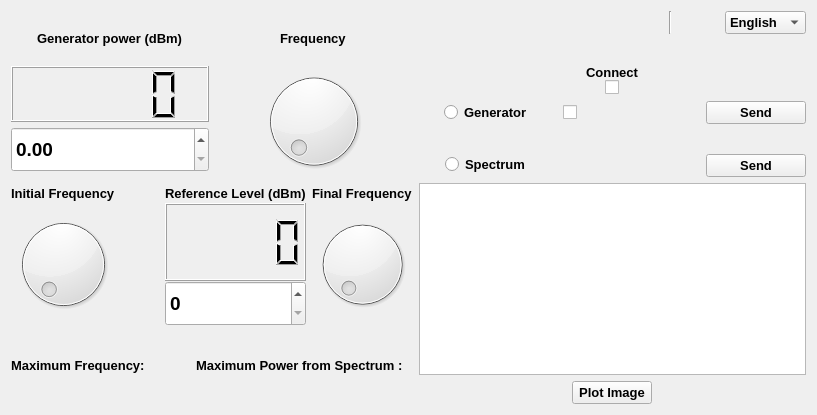
      <widget class="QWidget" name="tab">
       <attribute name="title">
        <string>Anritsu MS2830A</string>
       </attribute>
       <layout class="QGridLayout" name="gridLayout_3">
        <item row="3" column="1" rowspan="2" colspan="2">
         <layout class="QGridLayout" name="gridLayout_9">
          <property name="verticalSpacing">
           <number>0</number>
          </property>
          <item row="0" column="3" alignment="Qt::AlignHCenter">
           <widget class="QLabel" name="label_8">
            <property name="font">
             <font>
              <pointsize>10</pointsize>
              <weight>75</weight>
              <bold>true</bold>
             </font>
            </property>
            <property name="text">
             <string>Final Frequency</string>
            </property>
           </widget>
          </item>
          <item row="1" column="0" rowspan="2">
           <widget class="QDial" name="dial"/>
          </item>
          <item row="1" column="2">
           <widget class="QLCDNumber" name="lcdNumber_2">
            <property name="maximumSize">
             <size>
              <width>16777215</width>
              <height>100</height>
             </size>
            </property>
           </widget>
          </item>
          <item row="1" column="3" rowspan="2">
           <widget class="QDial" name="dial_3"/>
          </item>
          <item row="0" column="0" alignment="Qt::AlignHCenter">
           <widget class="QLabel" name="label_6">
            <property name="maximumSize">
             <size>
              <width>16777215</width>
              <height>20</height>
             </size>
            </property>
            <property name="font">
             <font>
              <pointsize>10</pointsize>
              <weight>75</weight>
              <bold>true</bold>
             </font>
            </property>
            <property name="text">
             <string>Initial Frequency</string>
            </property>
           </widget>
          </item>
          <item row="0" column="2" alignment="Qt::AlignHCenter">
           <widget class="QLabel" name="label_7">
            <property name="font">
             <font>
              <pointsize>10</pointsize>
              <weight>75</weight>
              <bold>true</bold>
             </font>
            </property>
            <property name="text">
             <string>Reference Level (dBm)</string>
            </property>
           </widget>
          </item>
          <item row="2" column="2">
           <widget class="QSpinBox" name="spinBox">
            <property name="minimumSize">
             <size>
              <width>0</width>
              <height>45</height>
             </size>
            </property>
            <property name="font">
             <font>
              <pointsize>14</pointsize>
              <weight>75</weight>
              <bold>true</bold>
             </font>
            </property>
           </widget>
          </item>
          <item row="4" column="0" colspan="4">
           <layout class="QHBoxLayout" name="horizontalLayout_5">
            <item>
             <widget class="QLabel" name="label_9">
              <property name="maximumSize">
               <size>
                <width>16777215</width>
                <height>20</height>
               </size>
              </property>
              <property name="font">
               <font>
                <pointsize>10</pointsize>
                <weight>75</weight>
                <bold>true</bold>
               </font>
              </property>
              <property name="text">
               <string>Maximum Frequency: </string>
              </property>
             </widget>
            </item>
            <item>
             <widget class="QLabel" name="label_37">
              <property name="text">
               <string/>
              </property>
             </widget>
            </item>
            <item>
             <spacer name="horizontalSpacer_4">
              <property name="orientation">
               <enum>Qt::Horizontal</enum>
              </property>
              <property name="sizeType">
               <enum>QSizePolicy::Fixed</enum>
              </property>
              <property name="sizeHint" stdset="0">
               <size>
                <width>40</width>
                <height>20</height>
               </size>
              </property>
             </spacer>
            </item>
            <item>
             <widget class="QLabel" name="label_10">
              <property name="maximumSize">
               <size>
                <width>16777215</width>
                <height>20</height>
               </size>
              </property>
              <property name="font">
               <font>
                <pointsize>10</pointsize>
                <weight>75</weight>
                <bold>true</bold>
               </font>
              </property>
              <property name="text">
               <string>Maximum Power from Spectrum : </string>
              </property>
             </widget>
            </item>
            <item>
             <widget class="QLabel" name="label_38">
              <property name="text">
               <string/>
              </property>
             </widget>
            </item>
           </layout>
          </item>
         </layout>
        </item>
        <item row="3" column="6" rowspan="2">
         <layout class="QGridLayout" name="gridLayout_10">
          <property name="sizeConstraint">
           <enum>QLayout::SetFixedSize</enum>
          </property>
          <property name="leftMargin">
           <number>0</number>
          </property>
          <property name="horizontalSpacing">
           <number>4</number>
          </property>
          <item row="5" column="0" alignment="Qt::AlignHCenter|Qt::AlignVCenter">
           <widget class="QPushButton" name="pushButton">
            <property name="maximumSize">
             <size>
              <width>500</width>
              <height>16777215</height>
             </size>
            </property>
            <property name="font">
             <font>
              <pointsize>10</pointsize>
              <weight>75</weight>
              <bold>true</bold>
             </font>
            </property>
            <property name="layoutDirection">
             <enum>Qt::LeftToRight</enum>
            </property>
            <property name="text">
             <string>Plot Image</string>
            </property>
           </widget>
          </item>
          <item row="2" column="0" rowspan="3">
           <widget class="QGraphicsView" name="graphicsView">
            <property name="sizePolicy">
             <sizepolicy hsizetype="MinimumExpanding" vsizetype="MinimumExpanding">
              <horstretch>0</horstretch>
              <verstretch>0</verstretch>
             </sizepolicy>
            </property>
            <property name="minimumSize">
             <size>
              <width>0</width>
              <height>0</height>
             </size>
            </property>
            <property name="maximumSize">
             <size>
              <width>400</width>
              <height>250</height>
             </size>
            </property>
           </widget>
          </item>
         </layout>
        </item>
        <item row="1" column="6">
         <layout class="QVBoxLayout" name="verticalLayout">
          <property name="spacing">
           <number>0</number>
          </property>
          <property name="topMargin">
           <number>25</number>
          </property>
          <item alignment="Qt::AlignHCenter">
           <widget class="QLabel" name="label_2">
            <property name="sizePolicy">
             <sizepolicy hsizetype="Minimum" vsizetype="Minimum">
              <horstretch>0</horstretch>
              <verstretch>0</verstretch>
             </sizepolicy>
            </property>
            <property name="maximumSize">
             <size>
              <width>16777215</width>
              <height>30</height>
             </size>
            </property>
            <property name="font">
             <font>
              <pointsize>10</pointsize>
              <weight>75</weight>
              <bold>true</bold>
             </font>
            </property>
            <property name="text">
             <string>Connect</string>
            </property>
           </widget>
          </item>
          <item alignment="Qt::AlignHCenter|Qt::AlignTop">
           <widget class="QCheckBox" name="checkBox">
            <property name="enabled">
             <bool>true</bool>
            </property>
            <property name="sizePolicy">
             <sizepolicy hsizetype="Fixed" vsizetype="Fixed">
              <horstretch>0</horstretch>
              <verstretch>0</verstretch>
             </sizepolicy>
            </property>
            <property name="minimumSize">
             <size>
              <width>0</width>
              <height>0</height>
             </size>
            </property>
            <property name="maximumSize">
             <size>
              <width>500</width>
              <height>40</height>
             </size>
            </property>
            <property name="mouseTracking">
             <bool>true</bool>
            </property>
            <property name="tabletTracking">
             <bool>false</bool>
            </property>
            <property name="acceptDrops">
             <bool>false</bool>
            </property>
            <property name="styleSheet">
             <string notr="true"/>
            </property>
            <property name="text">
             <string/>
            </property>
            <property name="icon">
             <iconset>
              <normaloff>../../../../Anritsu MS2830A/Anritsu MS2830A/images/switch-off.png</normaloff>
              <normalon>../../../../Anritsu MS2830A/Anritsu MS2830A/images/switch-on.png</normalon>../../../../Anritsu MS2830A/Anritsu MS2830A/images/switch-off.png</iconset>
            </property>
            <property name="iconSize">
             <size>
              <width>60</width>
              <height>60</height>
             </size>
            </property>
            <property name="checkable">
             <bool>true</bool>
            </property>
            <property name="checked">
             <bool>false</bool>
            </property>
           </widget>
          </item>
         </layout>
        </item>
        <item row="0" column="6">
         <layout class="QGridLayout" name="gridLayout_7">
          <property name="sizeConstraint">
           <enum>QLayout::SetMinimumSize</enum>
          </property>
          <item row="0" column="0">
           <layout class="QHBoxLayout" name="horizontalLayout">
            <property name="spacing">
             <number>6</number>
            </property>
            <item>
             <spacer name="horizontalSpacer_3">
              <property name="orientation">
               <enum>Qt::Horizontal</enum>
              </property>
              <property name="sizeType">
               <enum>QSizePolicy::Fixed</enum>
              </property>
              <property name="sizeHint" stdset="0">
               <size>
                <width>250</width>
                <height>20</height>
               </size>
              </property>
             </spacer>
            </item>
            <item>
             <widget class="Line" name="line_2">
              <property name="orientation">
               <enum>Qt::Vertical</enum>
              </property>
             </widget>
            </item>
            <item>
             <widget class="QLabel" name="label">
              <property name="sizePolicy">
               <sizepolicy hsizetype="Minimum" vsizetype="Preferred">
                <horstretch>0</horstretch>
                <verstretch>0</verstretch>
               </sizepolicy>
              </property>
              <property name="minimumSize">
               <size>
                <width>41</width>
                <height>21</height>
               </size>
              </property>
              <property name="maximumSize">
               <size>
                <width>41</width>
                <height>21</height>
               </size>
              </property>
              <property name="text">
               <string/>
              </property>
              <property name="pixmap">
               <pixmap>../../../../Anritsu MS2830A/Anritsu MS2830A/images/uk.png</pixmap>
              </property>
              <property name="scaledContents">
               <bool>true</bool>
              </property>
             </widget>
            </item>
            <item>
             <widget class="QComboBox" name="comboBox">
              <property name="sizePolicy">
               <sizepolicy hsizetype="Minimum" vsizetype="Fixed">
                <horstretch>0</horstretch>
                <verstretch>0</verstretch>
               </sizepolicy>
              </property>
              <property name="minimumSize">
               <size>
                <width>71</width>
                <height>22</height>
               </size>
              </property>
              <property name="maximumSize">
               <size>
                <width>100</width>
                <height>30</height>
               </size>
              </property>
              <property name="font">
               <font>
                <pointsize>10</pointsize>
                <weight>75</weight>
                <bold>true</bold>
               </font>
              </property>
              <property name="editable">
               <bool>false</bool>
              </property>
              <property name="currentText">
               <string>English</string>
              </property>
              <item>
               <property name="text">
                <string>English</string>
               </property>
              </item>
              <item>
               <property name="text">
                <string>Spanish</string>
               </property>
              </item>
             </widget>
            </item>
           </layout>
          </item>
         </layout>
        </item>
        <item row="0" column="1" rowspan="3" colspan="2">
         <layout class="QGridLayout" name="gridLayout_2">
          <property name="verticalSpacing">
           <number>0</number>
          </property>
          <item row="1" column="1">
           <widget class="QLCDNumber" name="lcdNumber">
            <property name="maximumSize">
             <size>
              <width>16777215</width>
              <height>150</height>
             </size>
            </property>
           </widget>
          </item>
          <item row="2" column="1" alignment="Qt::AlignVCenter">
           <widget class="QDoubleSpinBox" name="doubleSpinBox">
            <property name="minimumSize">
             <size>
              <width>0</width>
              <height>45</height>
             </size>
            </property>
            <property name="font">
             <font>
              <pointsize>14</pointsize>
              <weight>75</weight>
              <bold>true</bold>
             </font>
            </property>
           </widget>
          </item>
          <item row="0" column="1" alignment="Qt::AlignHCenter|Qt::AlignVCenter">
           <widget class="QLabel" name="label_4">
            <property name="sizePolicy">
             <sizepolicy hsizetype="Minimum" vsizetype="Minimum">
              <horstretch>0</horstretch>
              <verstretch>0</verstretch>
             </sizepolicy>
            </property>
            <property name="maximumSize">
             <size>
              <width>16777215</width>
              <height>20</height>
             </size>
            </property>
            <property name="font">
             <font>
              <pointsize>10</pointsize>
              <weight>75</weight>
              <bold>true</bold>
             </font>
            </property>
            <property name="text">
             <string>Generator power (dBm)</string>
            </property>
           </widget>
          </item>
          <item row="0" column="2" alignment="Qt::AlignHCenter|Qt::AlignVCenter">
           <widget class="QLabel" name="label_5">
            <property name="font">
             <font>
              <pointsize>10</pointsize>
              <weight>75</weight>
              <bold>true</bold>
             </font>
            </property>
            <property name="text">
             <string>Frequency</string>
            </property>
           </widget>
          </item>
          <item row="1" column="2" rowspan="2">
           <widget class="QDial" name="dial_2"/>
          </item>
         </layout>
        </item>
        <item row="2" column="6">
         <layout class="QGridLayout" name="gridLayout_11">
          <property name="sizeConstraint">
           <enum>QLayout::SetFixedSize</enum>
          </property>
          <property name="topMargin">
           <number>0</number>
          </property>
          <property name="verticalSpacing">
           <number>30</number>
          </property>
          <item row="0" column="1" alignment="Qt::AlignHCenter">
           <widget class="QRadioButton" name="radioButton">
            <property name="sizePolicy">
             <sizepolicy hsizetype="Minimum" vsizetype="Ignored">
              <horstretch>0</horstretch>
              <verstretch>0</verstretch>
             </sizepolicy>
            </property>
            <property name="minimumSize">
             <size>
              <width>0</width>
              <height>19</height>
             </size>
            </property>
            <property name="maximumSize">
             <size>
              <width>100</width>
              <height>100</height>
             </size>
            </property>
            <property name="font">
             <font>
              <pointsize>10</pointsize>
              <weight>75</weight>
              <bold>true</bold>
             </font>
            </property>
            <property name="text">
             <string>Generator</string>
            </property>
           </widget>
          </item>
          <item row="0" column="3">
           <widget class="QPushButton" name="pushButton_2">
            <property name="font">
             <font>
              <pointsize>10</pointsize>
              <weight>75</weight>
              <bold>true</bold>
             </font>
            </property>
            <property name="text">
             <string>Send</string>
            </property>
           </widget>
          </item>
          <item row="0" column="2">
           <widget class="QCheckBox" name="checkBox_2">
            <property name="text">
             <string/>
            </property>
            <property name="icon">
             <iconset>
              <normaloff>../../../../GUI/images/power-off.png</normaloff>../../../../GUI/images/power-off.png</iconset>
            </property>
            <property name="iconSize">
             <size>
              <width>50</width>
              <height>50</height>
             </size>
            </property>
           </widget>
          </item>
          <item row="1" column="3">
           <widget class="QPushButton" name="pushButton_3">
            <property name="maximumSize">
             <size>
              <width>100</width>
              <height>16777215</height>
             </size>
            </property>
            <property name="font">
             <font>
              <pointsize>10</pointsize>
              <weight>75</weight>
              <bold>true</bold>
             </font>
            </property>
            <property name="text">
             <string>Send</string>
            </property>
           </widget>
          </item>
          <item row="1" column="1" alignment="Qt::AlignHCenter|Qt::AlignTop">
           <widget class="QRadioButton" name="radioButton_2">
            <property name="font">
             <font>
              <pointsize>10</pointsize>
              <weight>75</weight>
              <bold>true</bold>
             </font>
            </property>
            <property name="text">
             <string>Spectrum</string>
            </property>
           </widget>
          </item>
         </layout>
        </item>
       </layout>
      </widget>
